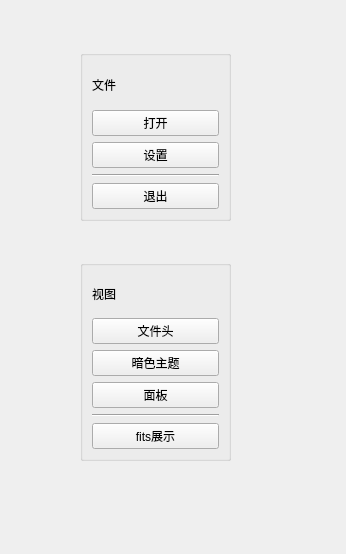
<?xml version="1.0" encoding="UTF-8"?>
<ui version="4.0">
 <class>Form</class>
 <widget class="QWidget" name="Form">
  <property name="geometry">
   <rect>
    <x>0</x>
    <y>0</y>
    <width>346</width>
    <height>554</height>
   </rect>
  </property>
  <property name="windowTitle">
   <string>menu</string>
  </property>
  <widget class="QGroupBox" name="groupBox">
   <property name="geometry">
    <rect>
     <x>80</x>
     <y>50</y>
     <width>151</width>
     <height>171</height>
    </rect>
   </property>
   <property name="title">
    <string/>
   </property>
   <layout class="QVBoxLayout" name="verticalLayout">
    <item>
     <widget class="QLabel" name="label">
      <property name="text">
       <string>文件</string>
      </property>
     </widget>
    </item>
    <item>
     <widget class="QPushButton" name="open_button">
      <property name="text">
       <string>打开</string>
      </property>
     </widget>
    </item>
    <item>
     <widget class="QPushButton" name="set_button">
      <property name="text">
       <string>设置</string>
      </property>
     </widget>
    </item>
    <item>
     <widget class="Line" name="line">
      <property name="orientation">
       <enum>Qt::Orientation::Horizontal</enum>
      </property>
     </widget>
    </item>
    <item>
     <widget class="QPushButton" name="close_button">
      <property name="text">
       <string>退出</string>
      </property>
     </widget>
    </item>
   </layout>
  </widget>
  <widget class="QGroupBox" name="groupBox_2">
   <property name="geometry">
    <rect>
     <x>80</x>
     <y>260</y>
     <width>151</width>
     <height>201</height>
    </rect>
   </property>
   <property name="title">
    <string/>
   </property>
   <layout class="QVBoxLayout" name="verticalLayout_2">
    <item>
     <widget class="QLabel" name="label_2">
      <property name="text">
       <string>视图</string>
      </property>
     </widget>
    </item>
    <item>
     <widget class="QPushButton" name="pushButton_4">
      <property name="text">
       <string>文件头</string>
      </property>
     </widget>
    </item>
    <item>
     <widget class="QPushButton" name="theme_button">
      <property name="text">
       <string>暗色主题</string>
      </property>
     </widget>
    </item>
    <item>
     <widget class="QPushButton" name="pushButton_6">
      <property name="text">
       <string>面板</string>
      </property>
     </widget>
    </item>
    <item>
     <widget class="Line" name="line_2">
      <property name="orientation">
       <enum>Qt::Orientation::Horizontal</enum>
      </property>
     </widget>
    </item>
    <item>
     <widget class="QPushButton" name="pushButton_7">
      <property name="text">
       <string>fits展示</string>
      </property>
     </widget>
    </item>
   </layout>
  </widget>
 </widget>
 <resources/>
 <connections/>
</ui>
